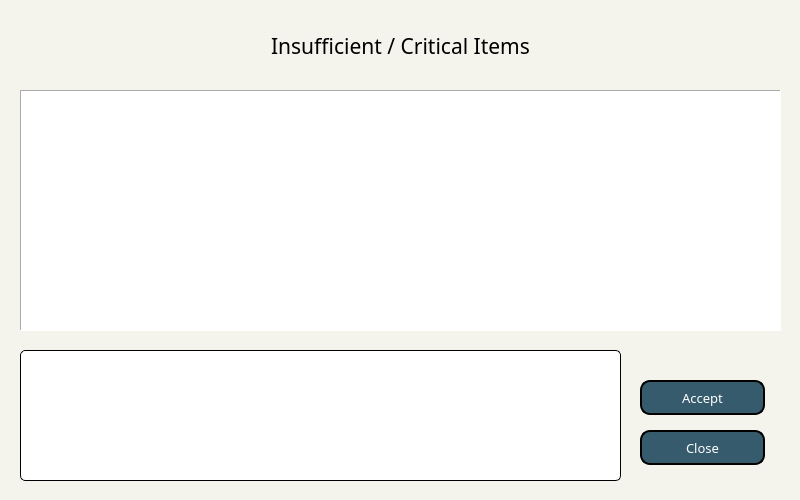
<?xml version="1.0" encoding="UTF-8"?>
<ui version="4.0">
 <class>stockWarning</class>
 <widget class="QDialog" name="stockWarning">
  <property name="geometry">
   <rect>
    <x>0</x>
    <y>0</y>
    <width>800</width>
    <height>500</height>
   </rect>
  </property>
  <property name="windowTitle">
   <string>Stocks Warning</string>
  </property>
  <property name="windowIcon">
   <iconset>
    <normaloff>img/econologo.ico</normaloff>img/econologo.ico</iconset>
  </property>
  <property name="styleSheet">
   <string notr="true">background: #f4f4ec;
color: black;
</string>
  </property>
  <widget class="QTableWidget" name="tabItems">
   <property name="geometry">
    <rect>
     <x>20</x>
     <y>90</y>
     <width>761</width>
     <height>241</height>
    </rect>
   </property>
   <property name="sizePolicy">
    <sizepolicy hsizetype="Fixed" vsizetype="Fixed">
     <horstretch>0</horstretch>
     <verstretch>0</verstretch>
    </sizepolicy>
   </property>
   <property name="maximumSize">
    <size>
     <width>16777215</width>
     <height>16777215</height>
    </size>
   </property>
   <property name="font">
    <font>
     <family>Century Gothic</family>
     <pointsize>12</pointsize>
    </font>
   </property>
   <property name="styleSheet">
    <string notr="true">background: #ffffff</string>
   </property>
   <property name="frameShape">
    <enum>QFrame::Panel</enum>
   </property>
  </widget>
  <widget class="QPushButton" name="btnClose">
   <property name="geometry">
    <rect>
     <x>640</x>
     <y>430</y>
     <width>125</width>
     <height>35</height>
    </rect>
   </property>
   <property name="font">
    <font>
     <family>Century Gothic</family>
     <pointsize>10</pointsize>
    </font>
   </property>
   <property name="styleSheet">
    <string notr="true">QPushButton{
	background: #365b6d;
	color: white;
	border-style: outset;
	border-width: 2px;
	border-radius:10px;
	border-color: black;
}
QPushButton:hover {
    background-color: #53786d;
	border: 2px solid black;
}
QPushButton:pressed {
    border-style: inset;
    background-color: #365b6d;
}</string>
   </property>
   <property name="text">
    <string>Close</string>
   </property>
  </widget>
  <widget class="QLabel" name="label_3">
   <property name="geometry">
    <rect>
     <x>20</x>
     <y>20</y>
     <width>761</width>
     <height>51</height>
    </rect>
   </property>
   <property name="font">
    <font>
     <family>Century Gothic</family>
     <pointsize>16</pointsize>
    </font>
   </property>
   <property name="styleSheet">
    <string notr="true">color: black;</string>
   </property>
   <property name="lineWidth">
    <number>1</number>
   </property>
   <property name="text">
    <string>Insufficient / Critical Items</string>
   </property>
   <property name="alignment">
    <set>Qt::AlignCenter</set>
   </property>
  </widget>
  <widget class="QFrame" name="frame">
   <property name="geometry">
    <rect>
     <x>20</x>
     <y>350</y>
     <width>601</width>
     <height>131</height>
    </rect>
   </property>
   <property name="styleSheet">
    <string notr="true">#frame{
	border-radius: 5px;
	border: 1px solid black;
background-color: white;
}</string>
   </property>
   <property name="frameShape">
    <enum>QFrame::StyledPanel</enum>
   </property>
   <property name="frameShadow">
    <enum>QFrame::Raised</enum>
   </property>
   <widget class="QWidget" name="verticalLayoutWidget">
    <property name="geometry">
     <rect>
      <x>9</x>
      <y>10</y>
      <width>581</width>
      <height>111</height>
     </rect>
    </property>
    <layout class="QVBoxLayout" name="verticalLayout">
     <item>
      <widget class="QLabel" name="lblWarning">
       <property name="font">
        <font>
         <family>Century Gothic</family>
         <pointsize>14</pointsize>
        </font>
       </property>
       <property name="styleSheet">
        <string notr="true">background-color: white;</string>
       </property>
       <property name="text">
        <string/>
       </property>
       <property name="alignment">
        <set>Qt::AlignCenter</set>
       </property>
       <property name="wordWrap">
        <bool>true</bool>
       </property>
      </widget>
     </item>
    </layout>
   </widget>
  </widget>
  <widget class="QPushButton" name="btnAccept">
   <property name="geometry">
    <rect>
     <x>640</x>
     <y>380</y>
     <width>125</width>
     <height>35</height>
    </rect>
   </property>
   <property name="font">
    <font>
     <family>Century Gothic</family>
     <pointsize>10</pointsize>
    </font>
   </property>
   <property name="styleSheet">
    <string notr="true">QPushButton{
	background: #365b6d;
	color: white;
	border-style: outset;
	border-width: 2px;
	border-radius:10px;
	border-color: black;
}
QPushButton:hover {
    background-color: #53786d;
	border: 2px solid black;
}
QPushButton:pressed {
    border-style: inset;
    background-color: #365b6d;
}</string>
   </property>
   <property name="text">
    <string>Accept</string>
   </property>
  </widget>
 </widget>
 <resources/>
 <connections/>
</ui>
